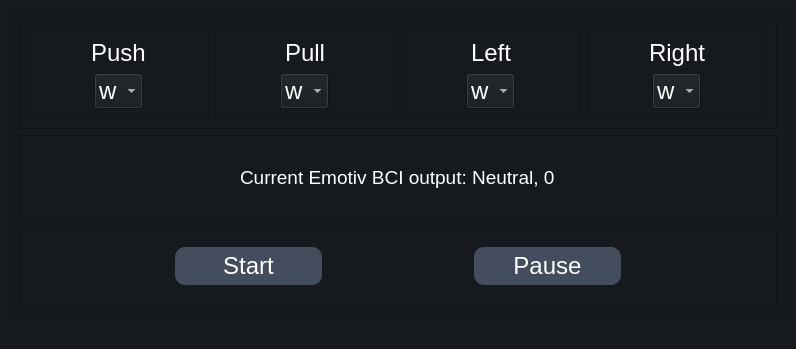
<?xml version="1.0" encoding="UTF-8"?>
<ui version="4.0">
 <class>MainWindow</class>
 <widget class="QMainWindow" name="MainWindow">
  <property name="geometry">
   <rect>
    <x>0</x>
    <y>0</y>
    <width>796</width>
    <height>349</height>
   </rect>
  </property>
  <property name="windowTitle">
   <string>MainWindow</string>
  </property>
  <property name="styleSheet">
   <string notr="true">background-color:#16191d;
color:#fff;


</string>
  </property>
  <widget class="QWidget" name="centralwidget">
   <layout class="QHBoxLayout" name="horizontalLayout">
    <item>
     <widget class="QFrame" name="frame">
      <property name="frameShape">
       <enum>QFrame::StyledPanel</enum>
      </property>
      <property name="frameShadow">
       <enum>QFrame::Raised</enum>
      </property>
      <layout class="QVBoxLayout" name="verticalLayout">
       <item>
        <widget class="QFrame" name="frame_2">
         <property name="frameShape">
          <enum>QFrame::StyledPanel</enum>
         </property>
         <property name="frameShadow">
          <enum>QFrame::Raised</enum>
         </property>
         <layout class="QHBoxLayout" name="horizontalLayout_2">
          <item>
           <widget class="QFrame" name="frame_4">
            <property name="frameShape">
             <enum>QFrame::StyledPanel</enum>
            </property>
            <property name="frameShadow">
             <enum>QFrame::Raised</enum>
            </property>
            <layout class="QVBoxLayout" name="verticalLayout_2">
             <item alignment="Qt::AlignHCenter">
              <widget class="QLabel" name="label">
               <property name="font">
                <font>
                 <pointsize>18</pointsize>
                </font>
               </property>
               <property name="text">
                <string>Push</string>
               </property>
              </widget>
             </item>
             <item alignment="Qt::AlignHCenter">
              <widget class="QComboBox" name="PushCombo">
               <property name="font">
                <font>
                 <pointsize>18</pointsize>
                </font>
               </property>
               <item>
                <property name="text">
                 <string>w</string>
                </property>
               </item>
               <item>
                <property name="text">
                 <string>a</string>
                </property>
               </item>
               <item>
                <property name="text">
                 <string>s</string>
                </property>
               </item>
               <item>
                <property name="text">
                 <string>d</string>
                </property>
               </item>
              </widget>
             </item>
            </layout>
           </widget>
          </item>
          <item>
           <widget class="QFrame" name="frame_5">
            <property name="font">
             <font>
              <pointsize>18</pointsize>
             </font>
            </property>
            <property name="frameShape">
             <enum>QFrame::StyledPanel</enum>
            </property>
            <property name="frameShadow">
             <enum>QFrame::Raised</enum>
            </property>
            <layout class="QVBoxLayout" name="verticalLayout_3">
             <item alignment="Qt::AlignHCenter">
              <widget class="QLabel" name="label_2">
               <property name="font">
                <font>
                 <pointsize>18</pointsize>
                </font>
               </property>
               <property name="text">
                <string>Pull</string>
               </property>
              </widget>
             </item>
             <item alignment="Qt::AlignHCenter">
              <widget class="QComboBox" name="PullCombo">
               <property name="font">
                <font>
                 <pointsize>18</pointsize>
                </font>
               </property>
               <item>
                <property name="text">
                 <string>w</string>
                </property>
               </item>
               <item>
                <property name="text">
                 <string>a</string>
                </property>
               </item>
               <item>
                <property name="text">
                 <string>s</string>
                </property>
               </item>
               <item>
                <property name="text">
                 <string>d</string>
                </property>
               </item>
              </widget>
             </item>
            </layout>
           </widget>
          </item>
          <item>
           <widget class="QFrame" name="frame_6">
            <property name="frameShape">
             <enum>QFrame::StyledPanel</enum>
            </property>
            <property name="frameShadow">
             <enum>QFrame::Raised</enum>
            </property>
            <layout class="QVBoxLayout" name="verticalLayout_4">
             <item alignment="Qt::AlignHCenter">
              <widget class="QLabel" name="label_3">
               <property name="font">
                <font>
                 <pointsize>18</pointsize>
                </font>
               </property>
               <property name="text">
                <string>Left</string>
               </property>
              </widget>
             </item>
             <item alignment="Qt::AlignHCenter">
              <widget class="QComboBox" name="LeftCombo">
               <property name="font">
                <font>
                 <pointsize>18</pointsize>
                </font>
               </property>
               <item>
                <property name="text">
                 <string>w</string>
                </property>
               </item>
               <item>
                <property name="text">
                 <string>a</string>
                </property>
               </item>
               <item>
                <property name="text">
                 <string>s</string>
                </property>
               </item>
               <item>
                <property name="text">
                 <string>d</string>
                </property>
               </item>
              </widget>
             </item>
            </layout>
           </widget>
          </item>
          <item>
           <widget class="QFrame" name="frame_7">
            <property name="frameShape">
             <enum>QFrame::StyledPanel</enum>
            </property>
            <property name="frameShadow">
             <enum>QFrame::Raised</enum>
            </property>
            <layout class="QVBoxLayout" name="verticalLayout_5">
             <item alignment="Qt::AlignHCenter">
              <widget class="QLabel" name="label_4">
               <property name="font">
                <font>
                 <pointsize>18</pointsize>
                </font>
               </property>
               <property name="text">
                <string>Right</string>
               </property>
              </widget>
             </item>
             <item alignment="Qt::AlignHCenter">
              <widget class="QComboBox" name="RightCombo">
               <property name="font">
                <font>
                 <pointsize>18</pointsize>
                </font>
               </property>
               <item>
                <property name="text">
                 <string>w</string>
                </property>
               </item>
               <item>
                <property name="text">
                 <string>a</string>
                </property>
               </item>
               <item>
                <property name="text">
                 <string>s</string>
                </property>
               </item>
               <item>
                <property name="text">
                 <string>d</string>
                </property>
               </item>
              </widget>
             </item>
            </layout>
           </widget>
          </item>
         </layout>
        </widget>
       </item>
       <item>
        <widget class="QFrame" name="frame_8">
         <property name="frameShape">
          <enum>QFrame::StyledPanel</enum>
         </property>
         <property name="frameShadow">
          <enum>QFrame::Raised</enum>
         </property>
         <layout class="QHBoxLayout" name="horizontalLayout_4">
          <item alignment="Qt::AlignHCenter">
           <widget class="QLabel" name="OutPutLabel">
            <property name="font">
             <font>
              <pointsize>14</pointsize>
             </font>
            </property>
            <property name="text">
             <string>Current Emotiv BCI output: Neutral, 0</string>
            </property>
           </widget>
          </item>
         </layout>
        </widget>
       </item>
       <item>
        <widget class="QFrame" name="frame_3">
         <property name="styleSheet">
          <string notr="true">QPushButton{
	background-color:rgb(68, 77, 93);
	color:rgb(255, 255, 255);
	padding: 5px 10px; 
	border-top-left-radius: 10px;
	border-top-right-radius: 10px;
	border-bottom-left-radius: 10px;
	border-bottom-right-radius: 10px;
	border-left: 2px solidrgb(135, 153, 184);
	border-right: 2px solidrgb(135, 153, 184);
	border-top: 2px solidrgb(135, 153, 184);
	border-bottom: 2px solidrgb(135, 153, 184);
}
QPushButton:hover{
	background-color:rgb(148, 168, 202);
}
QPushButton:pressed{
	background-color:rgb(106, 255, 156);
}

</string>
         </property>
         <property name="frameShape">
          <enum>QFrame::StyledPanel</enum>
         </property>
         <property name="frameShadow">
          <enum>QFrame::Raised</enum>
         </property>
         <layout class="QHBoxLayout" name="horizontalLayout_3">
          <item>
           <spacer name="horizontalSpacer">
            <property name="orientation">
             <enum>Qt::Horizontal</enum>
            </property>
            <property name="sizeHint" stdset="0">
             <size>
              <width>40</width>
              <height>20</height>
             </size>
            </property>
           </spacer>
          </item>
          <item>
           <widget class="QPushButton" name="StartButton">
            <property name="sizePolicy">
             <sizepolicy hsizetype="Expanding" vsizetype="Fixed">
              <horstretch>0</horstretch>
              <verstretch>0</verstretch>
             </sizepolicy>
            </property>
            <property name="font">
             <font>
              <pointsize>18</pointsize>
             </font>
            </property>
            <property name="text">
             <string>Start</string>
            </property>
           </widget>
          </item>
          <item>
           <spacer name="horizontalSpacer_3">
            <property name="orientation">
             <enum>Qt::Horizontal</enum>
            </property>
            <property name="sizeHint" stdset="0">
             <size>
              <width>40</width>
              <height>20</height>
             </size>
            </property>
           </spacer>
          </item>
          <item>
           <widget class="QPushButton" name="PauseButton">
            <property name="sizePolicy">
             <sizepolicy hsizetype="Expanding" vsizetype="Fixed">
              <horstretch>0</horstretch>
              <verstretch>0</verstretch>
             </sizepolicy>
            </property>
            <property name="font">
             <font>
              <pointsize>18</pointsize>
             </font>
            </property>
            <property name="text">
             <string>Pause</string>
            </property>
           </widget>
          </item>
          <item>
           <spacer name="horizontalSpacer_2">
            <property name="orientation">
             <enum>Qt::Horizontal</enum>
            </property>
            <property name="sizeHint" stdset="0">
             <size>
              <width>40</width>
              <height>20</height>
             </size>
            </property>
           </spacer>
          </item>
         </layout>
        </widget>
       </item>
      </layout>
     </widget>
    </item>
   </layout>
  </widget>
  <widget class="QMenuBar" name="menubar">
   <property name="geometry">
    <rect>
     <x>0</x>
     <y>0</y>
     <width>796</width>
     <height>21</height>
    </rect>
   </property>
  </widget>
  <widget class="QStatusBar" name="statusbar"/>
 </widget>
 <resources/>
 <connections/>
</ui>
